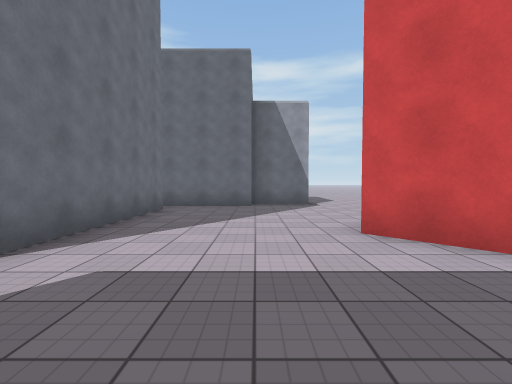
View 1 (above)

15 first-person views from a walk through a Unity game level. The camera is 1.4 m above the floor, tilts 2° down and sees 90° across. The floor is counted in squares, 2 m on a side. Each view is taken from the middle of a square. On the plan, view 1 faces up. The plan holds only what a view shows up to about 9 squares ahead; the rest is blank. The place goes on beyond the plan. Some animated figures are left out. Surface patterns are stand-ins for the level's own textures.

View 2
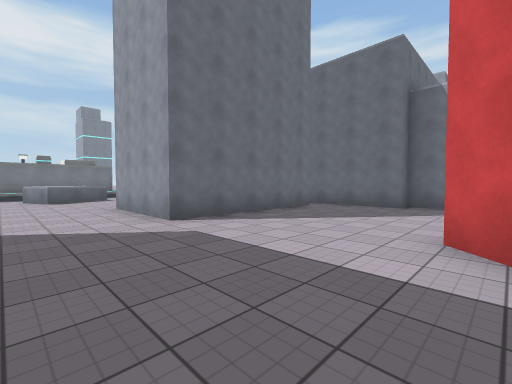

View 3
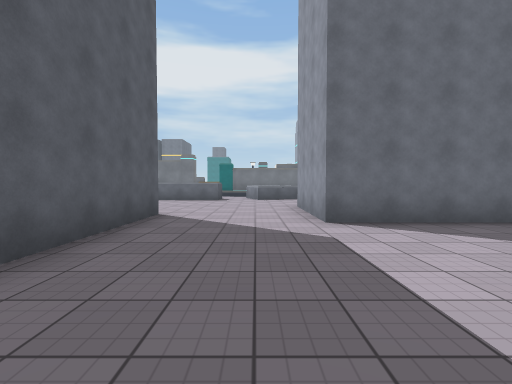

View 4
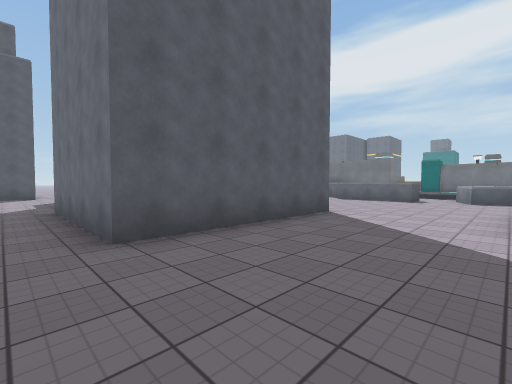

View 5
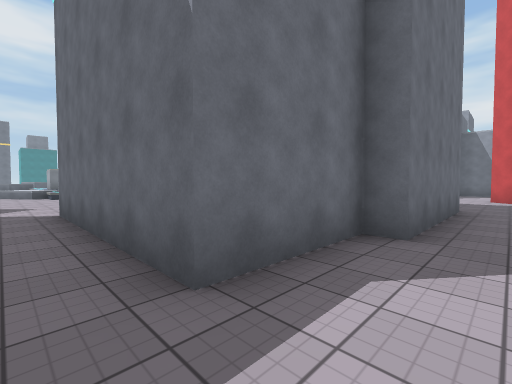

View 6
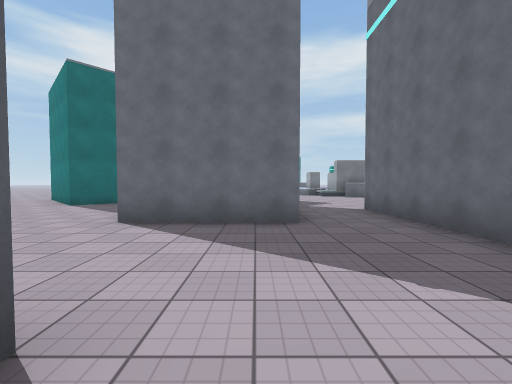

View 7
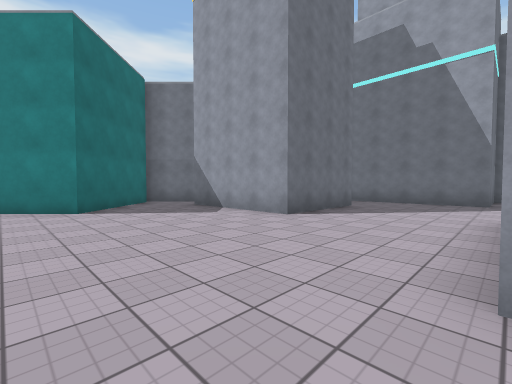

View 8
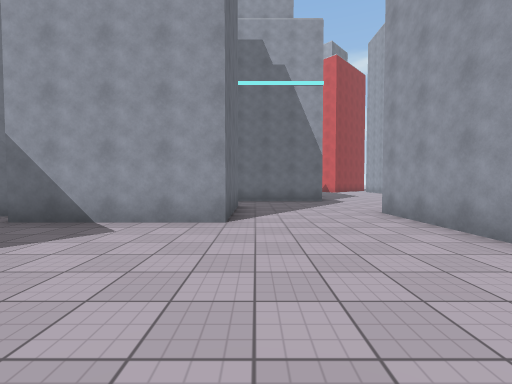

View 9
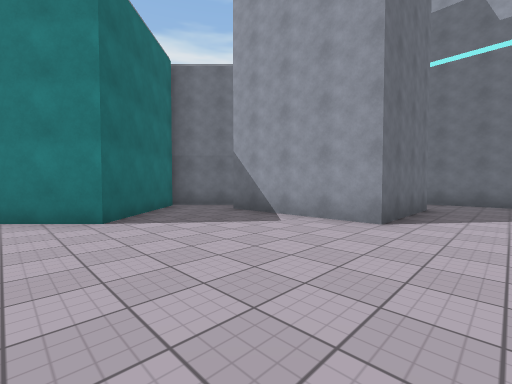

View 10
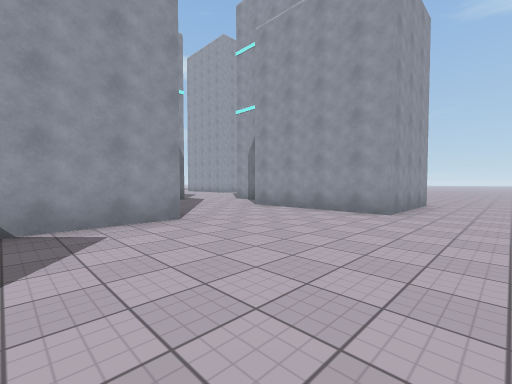

View 11
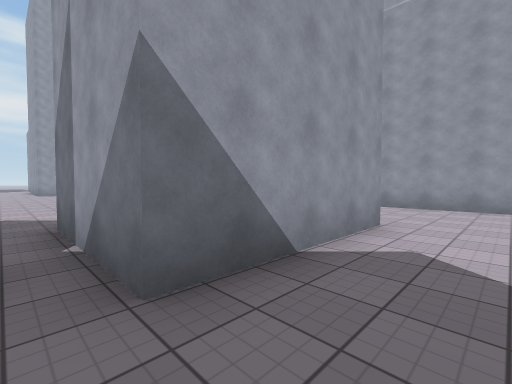

View 12
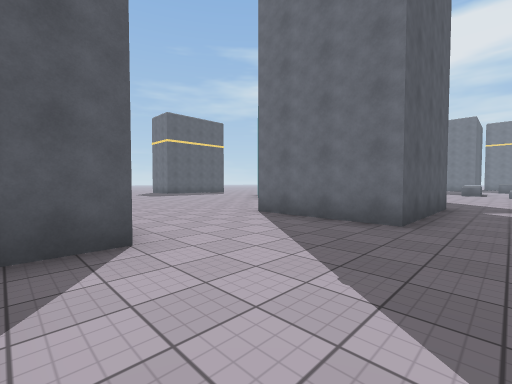

View 13
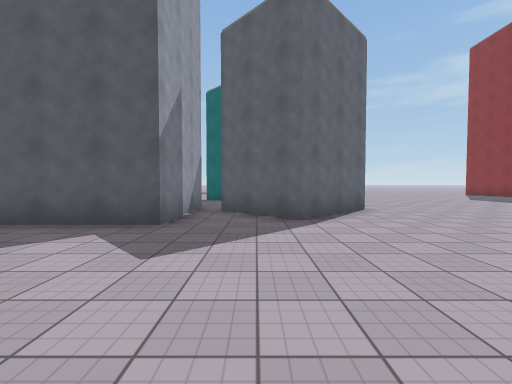

View 14
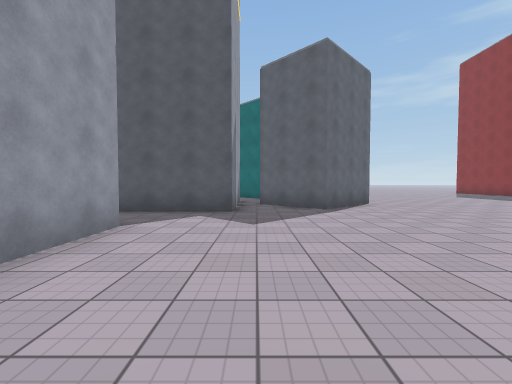

View 15
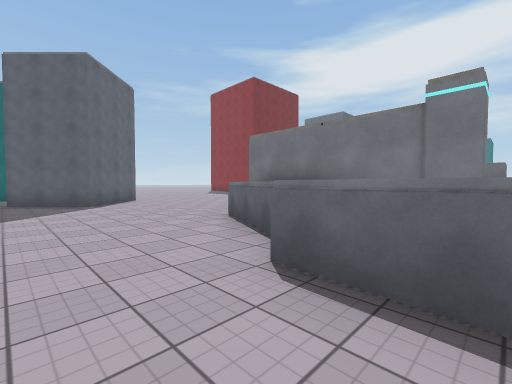

### Floor plan
Key: @ floor where view 1 was taken; # wall or solid block; x gap in a wall; . floor; ^ raised ledge; O other object.
Columns run from 16 left of view 1 to 2 right of it. Each row starts with its distance up from view 1.
  9                 ##.
  8              ####..
  7              #.....
  6              #.....
  5              #.....
  4              #....O
  3              #....O
  2        ^...###.....
  1       ^^...........
  0       ..........@..
 -1         .....#####.
 -2     O  ^....     #.
 -3    OOO ^...      #.
 -4     O ^#...      #.
 -5     O ^....      #.
 -6     #^.....O    O..
 -7     O......O    O..
 -8     .......OOOOOO..
 -9     ...............
-10    .......OOOO.....
-11   .....#..O  O.....
-12  .....###xO  O...OO
-13  .....###.OOOO...O
-14 .....  #.........O
-15 .....  ##........O
-16         ##.......OO
-17          ##........
-18          #.........

Where each view was taken, in squares from view 1:
view 1: 0 up, 0 right, facing up
view 2: 0 up, 2 right, facing up-left
view 3: 1 up, 2 right, facing left
view 4: 2 up, 2 right, facing down-left
view 5: 9 down, 2 right, facing up-left
view 6: 11 down, 2 right, facing left
view 7: 18 down, 1 right, facing up-left
view 8: 18 down, 2 left, facing up
view 9: 18 down, 1 left, facing up-left
view 10: 18 down, 5 left, facing up-right
view 11: 15 down, 7 left, facing up-right
view 12: 9 down, 2 right, facing down-left
view 13: 6 down, 8 left, facing down
view 14: 4 down, 7 left, facing down
view 15: 2 down, 7 left, facing down-left
